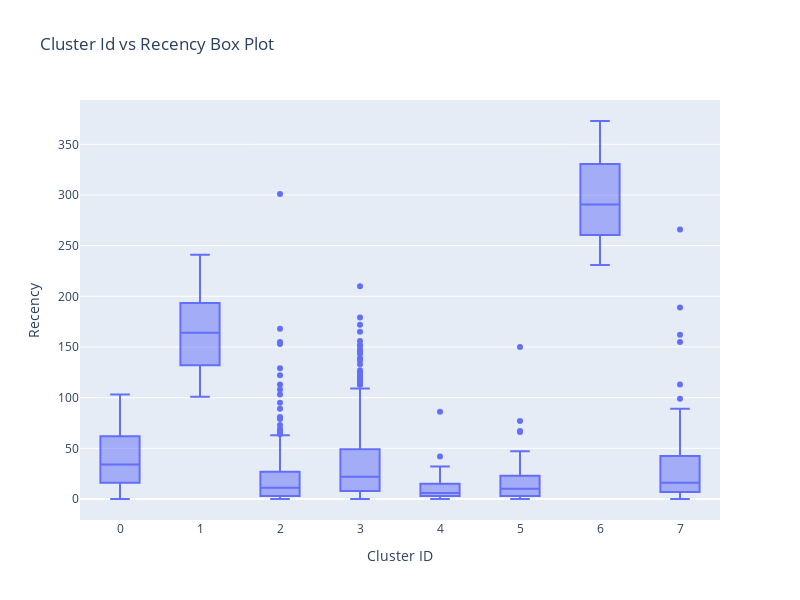

Notebook cell for this chart:
### Markdown cell above
## Box plot to visualize Cluster Id vs Recency

### Code cell
fig = px.box(merged_rfm, x='Cluster_Id', y='Recency',
             title="Cluster Id vs Recency Box Plot",
             labels={'Cluster_Id': 'Cluster ID', 'Recency': 'Recency'})

fig.update_layout(
    xaxis=dict(title="Cluster ID", title_font=dict(size=14)),
    yaxis=dict(title="Recency", title_font=dict(size=14)),
    showlegend=False,
    width=800,
    height=600
)

fig.show()

### Figure 1 — Plotly figure (JSON) as saved in the notebook; plotly's stock layout.template omitted (floating-point values rounded to 4 significant figures; data arrays with more than 128 entries replaced by an {"elided": "..."} marker saying what was removed)
{"data": [{"alignmentgroup": "True", "hovertemplate": "Cluster ID=%{x}<br>Recency=%{y}<extra></extra>", "legendgroup": "", "marker": {"color": "#636efa"}, "name": "", "notched": false, "offsetgroup": "", "orientation": "v", "showlegend": false, "type": "box", "x": {"elided": "4293 int values"}, "x0": " ", "xaxis": "x", "y": {"elided": "4293 int values"}, "y0": " ", "yaxis": "y"}], "layout": {"boxmode": "group", "height": 600, "legend": {"tracegroupgap": 0}, "showlegend": false, "title": {"text": "Cluster Id vs Recency Box Plot"}, "width": 800, "xaxis": {"anchor": "y", "domain": [0, 1], "title": {"font": {"size": 14}, "text": "Cluster ID"}}, "yaxis": {"anchor": "x", "domain": [0, 1], "title": {"font": {"size": 14}, "text": "Recency"}}}}
